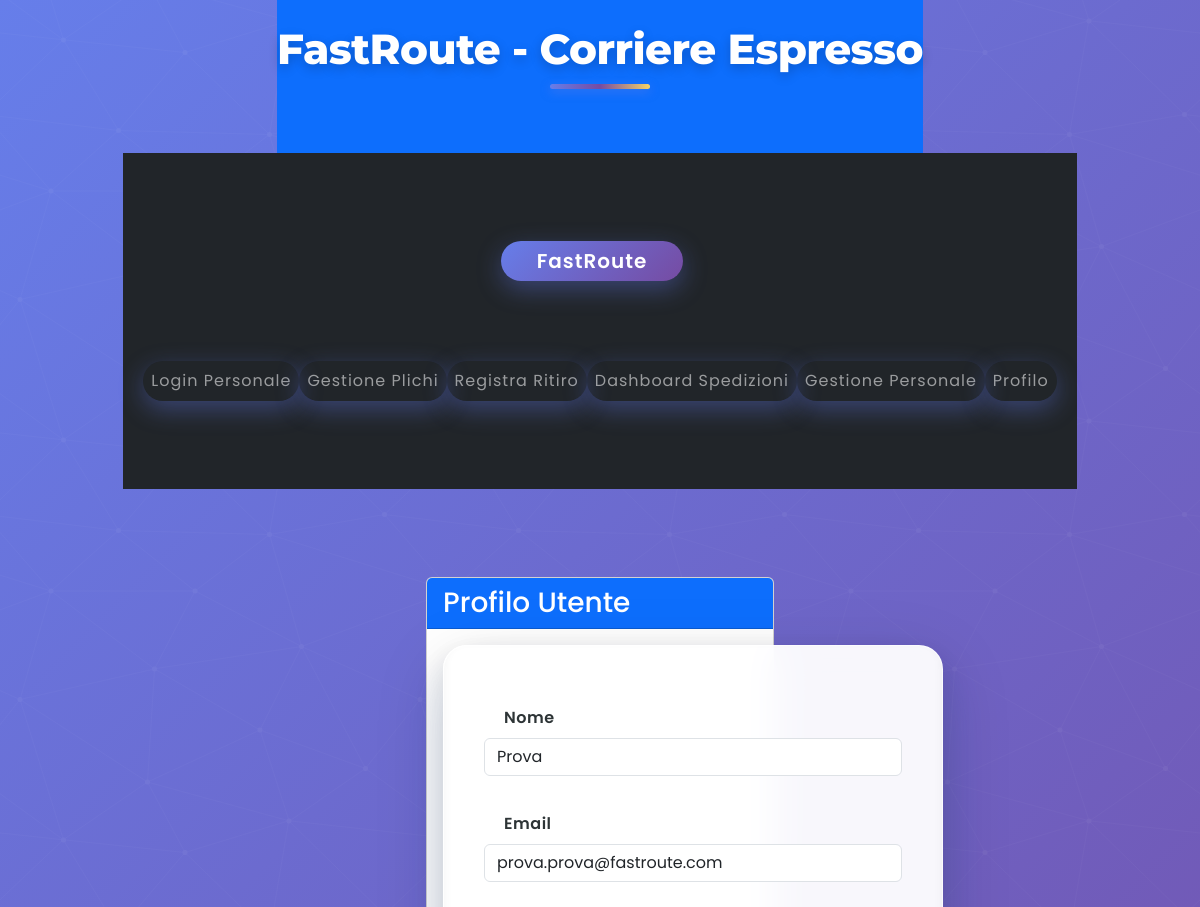
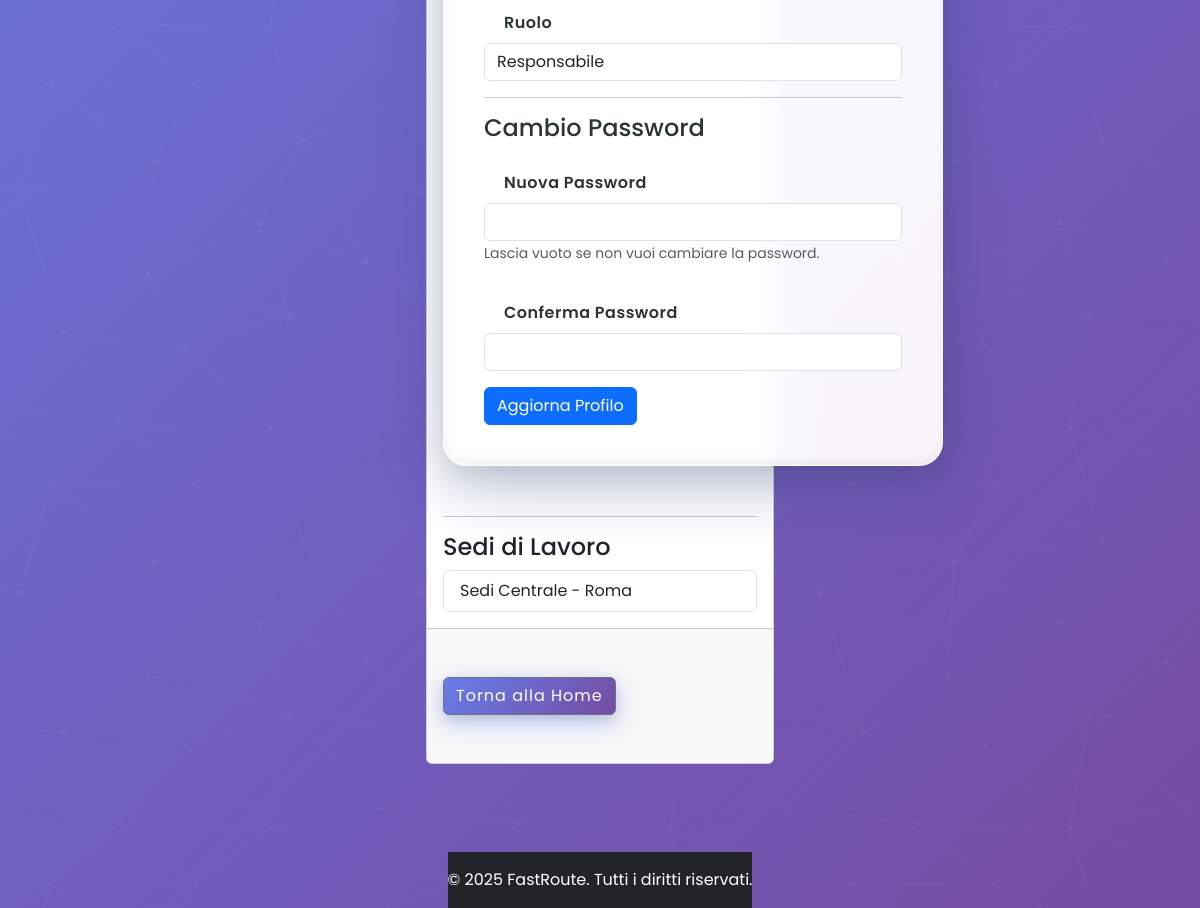
/fastRoute/profilo.php (signed in), run on the app's committed database (2 pictures, top to bottom).
### tables this page shows
CREATE TABLE Personale (
    id INT AUTO_INCREMENT PRIMARY KEY,
    nome VARCHAR(50) NOT NULL,
    mail VARCHAR(100) UNIQUE NOT NULL,
    password VARCHAR(255) NOT NULL,   
    Ruoli_id INT NOT NULL,
    FOREIGN KEY (Ruoli_id) REFERENCES Ruoli(id) ON DELETE CASCADE
);

CREATE TABLE Ruoli (
    id INT AUTO_INCREMENT PRIMARY KEY,
    descrizione VARCHAR(50) UNIQUE NOT NULL
);

CREATE TABLE Sedi (
    id INT AUTO_INCREMENT PRIMARY KEY,
    descrizione VARCHAR(100) NOT NULL,
    citta VARCHAR(50) NOT NULL
);

### fastRoute/php/Database.php (called while the page is built, shortened)
<?php
class Database
{
    private static ?PDO $PDO = null;
    public static function connect(): ?PDO
    {
        if (self::$PDO !== null) {
            return self::$PDO;
        }
        $config = [
            'driver' => 'mysql',
            'host' => 'localhost',
            'dbname' => 'FastRoute',
            'user' => 'root',
            'password' => ''
        ];
        try {
            self::$PDO = new PDO(
                "$config[driver]:host=$config[host];dbname=$config[dbname]",
                $config['user'],
                $config['password'], [
                PDO::ATTR_ERRMODE => PDO::ERRMODE_EXCEPTION,
                PDO::ATTR_DEFAULT_FETCH_MODE => PDO::FETCH_OBJ,
            ]);
        } catch (PDOException $e) {
            self::$connectionFailed = true;
            Log::errlog($e, 'log/database.log');
            die("Errore di connessione al database: " . $e->getMessage());
        }
        return self::$PDO;
    }
    public static function select(string $query, array $bind = []): array
    {
        $stm = self::$PDO->prepare($query);
        foreach ($bind as $key => $value) {
            $stm->bindValue($key, $value);
        }
        $stm->execute();
        return $stm->fetchAll();
    }
}
?>

### fastRoute/profilo.php (the view, shortened to what this page needs)
<?php
include_once 'php/Database.php';
$user_id = $_SESSION['user_id'];
$user = Database::select("SELECT p.*, r.descrizione as ruolo FROM Personale p
                         JOIN Ruoli r ON p.Ruoli_id = r.id
                         WHERE p.id = :id", ['id' => $user_id]);
if (!$user) {
    $error = "Errore nel recupero dei dati utente.";
} else {
    $user = $user[0];
}
$sedi = Database::select("SELECT s.* FROM Sedi s
                         JOIN Lavorare l ON s.id = l.Sedi_id
                         WHERE l.personale_id = :id", ['id' => $user_id]);
?>
<?php include 'php/header.php'; ?>
    <div class="container my-5">
        <div class="row">
            <div class="col-md-8 mx-auto">
                <div class="card">
                    <div class="card-header bg-primary text-white">
                        <h3 class="mb-0">Profilo Utente</h3>
                    </div>
                    <div class="card-body">
                        <?php if ($user): ?>
                            <form method="POST">
                                <div class="mb-3">
                                    <label for="nome" class="form-label">Nome</label>
                                    <input type="text" class="form-control" id="nome" name="nome" value="<?php echo htmlspecialchars($user->nome); ?>" required>
                                </div>
                                <div class="mb-3">
                                    <label for="mail" class="form-label">Email</label>
                                    <input type="email" class="form-control" id="mail" name="mail" value="<?php echo htmlspecialchars($user->mail); ?>" required>
                                </div>
                                <div class="mb-3">
                                    <label for="ruolo" class="form-label">Ruolo</label>
                                    <input type="text" class="form-control" id="ruolo" value="<?php echo htmlspecialchars($user->ruolo); ?>" readonly>
                                </div>
                                <hr>
                                <h4>Cambio Password</h4>
                                <div class="mb-3">
                                    <label for="nuova_password" class="form-label">Nuova Password</label>
                                    <input type="password" class="form-control" id="nuova_password" name="nuova_password">
                                    <small class="form-text text-muted">Lascia vuoto se non vuoi cambiare la password.</small>
                                </div>
                                <div class="mb-3">
                                    <label for="conferma_password" class="form-label">Conferma Password</label>
                                    <input type="password" class="form-control" id="conferma_password" name="conferma_password">
                                </div>
                                <button type="submit" class="btn btn-primary">Aggiorna Profilo</button>
                            </form>
                            <hr>
                            <h4>Sedi di Lavoro</h4>
                            <?php if ($sedi): ?>
                                <ul class="list-group">
                                    <?php foreach ($sedi as $sede): ?>
                                        <li class="list-group-item">
                                            <?php echo htmlspecialchars($sede->descrizione); ?> - <?php echo htmlspecialchars($sede->citta); ?>
                                        </li>
                                    <?php endforeach; ?>
                                </ul>
                            <?php else: ?>
                                <p>Nessuna sede di lavoro assegnata.</p>
                            <?php endif; ?>
                        <?php endif; ?>
                    </div>
                    <div class="card-footer">
                        <a href="index.php" class="btn btn-secondary">Torna alla Home</a>
                    </div>
                </div>
            </div>
        </div>
    </div>
<?php include 'php/footer.php'; ?>

### LeCittaDelTurista/LeCittaDelTurista/style.css (style rules this page uses)
body { margin: 0; padding: 0; min-height: 100vh; font-family: 'Poppins', sans-serif; background: linear-gradient(135deg, #667eea 0%, #764ba2 100%); display: flex; flex-direction: column; align-items: center; justify-content: center; color: #2d3436; position: relative; overflow-x: hidden; }
body::before { content: ''; position: absolute; width: 100%; height: 100%; top: 0; left: 0; opacity: 0.05; z-index: -1; }
.container { display: flex; flex-direction: column; align-items: center; justify-content: center; width: 100%; max-width: 1200px; padding: 40px 20px; box-sizing: border-box; position: relative; }
form { background: rgba(255, 255, 255, 0.95); padding: 40px; width: 500px; color: #2d3436; border-radius: 24px; box-shadow: 0 20px 70px rgba(0, 0, 0, 0.15), 0 10px 30px rgba(0, 0, 0, 0.1), 0 30px 50px rgba(103, 151, 255, 0.15), inset 0 -5px 10px rgba(0, 0, 0, 0.05); backdrop-filter: blur(20px); margin-bottom: 50px; border: 1px solid rgba(255, 255, 255, 0.5); position: relative; overflow: hidden; transition: all 0.5s ease; transform: translateY(0); }
form::before { content: ''; position: absolute; top: -10%; left: -10%; width: 120%; height: 120%; background: linear-gradient( 45deg, transparent, rgba(255, 255, 255, 0.1) 20%, rgba(255, 255, 255, 0.4) 40%, rgba(255, 255, 255, 0.1) 60%, transparent ); transform: rotate(15deg) translateX(-200%); animation: shine 6s infinite; }
label { margin: 20px; display: inline-block; font-weight: 600; letter-spacing: 0.5px; transition: all 0.3s ease; position: relative; }
a { display: inline-block; margin: 40px 0; padding: 16px 36px; background: linear-gradient(135deg, #667eea 0%, #764ba2 100%); color: white; text-decoration: none; border-radius: 50px; font-weight: 600; letter-spacing: 1px; transition: all 0.5s cubic-bezier(0.215, 0.61, 0.355, 1); box-shadow: 0 8px 25px rgba(103, 126, 234, 0.4), 0 4px 12px rgba(0, 0, 0, 0.1); position: relative; overflow: hidden; z-index: 1; font-size: 17px; }
a:before { content: ''; position: absolute; top: 0; left: 0; width: 100%; height: 100%; background: linear-gradient(135deg, #764ba2 0%, #667eea 100%); z-index: -1; transition: transform 0.8s cubic-bezier(0.8, 0, 0.2, 1); transform: scaleX(0); transform-origin: right; }

### data on the page
personale: nome "Prova", mail "prova.prova@fastroute.com", Ruoli.descrizione "Responsabile"
sedi: descrizione "Sedi Centrale", citta "Roma"
